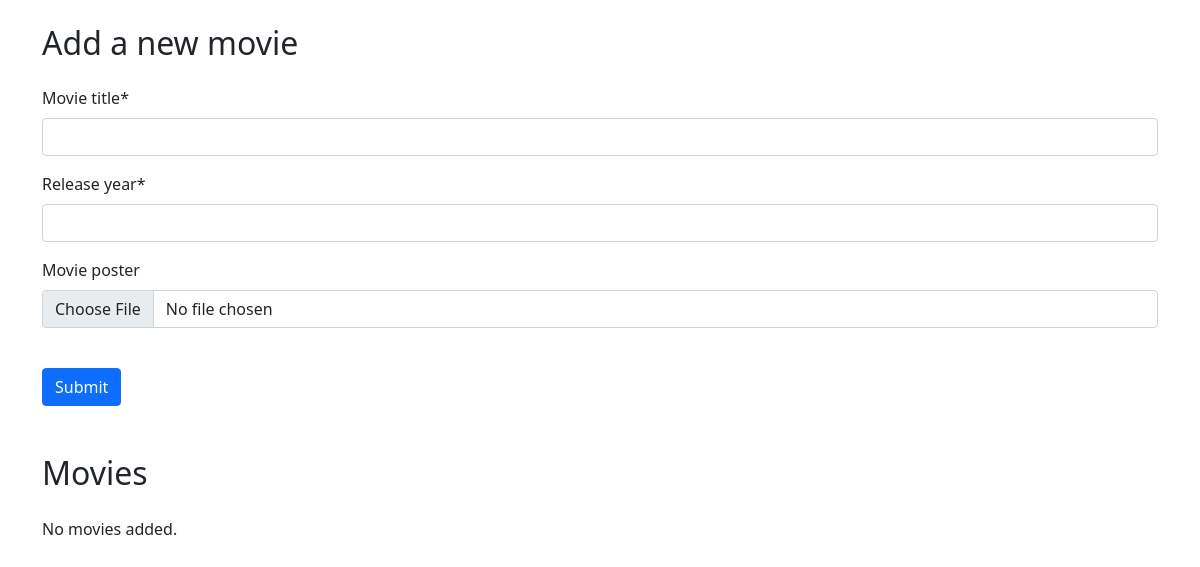
The app's page /, older data.
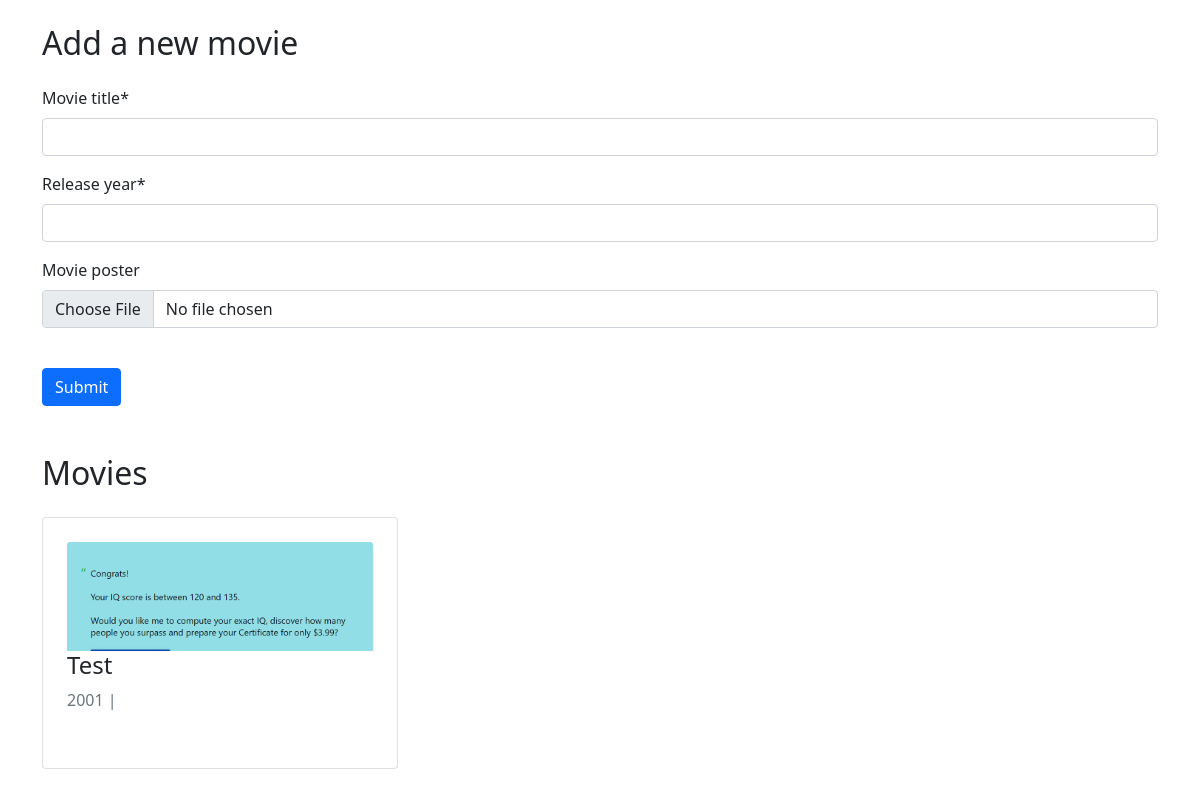
The same page, newer data.
### form_app/models.py (models this page shows, shortened)
class Movie(models.Model):
    movie_title = models.CharField(max_length=150)
    release_year = models.IntegerField()
    movie_poster = models.ImageField(upload_to = 'images/', null=True, blank=True)

### form_app/views.py (the view, shortened to what this page needs)
# urls.py: path('', views.index, name='index'),
def index(request):
    movie_form = MovieForm()
    movies = Movie.objects.all()
    return render(
                    request=request,
                    template_name='form_app/index.html',
                    context={
                        'movie_form': movie_form,
                        'movies': movies
                        })

### form_app/forms.py
class MovieForm(forms.ModelForm):
    class Meta:
        model = Movie
        fields = ('movie_title', 'release_year', 'movie_poster') #'__all__'

### form_app/templates/form_app/index.html (shortened to what this page needs)
<!DOCTYPE html>
<html>
  <head>
    <link href="https://cdn.jsdelivr.net/npm/bootstrap@5.0.2/dist/css/bootstrap.min.css" rel="stylesheet">
    </head>
    <body>
      {% load crispy_forms_tags %}
        <div class="container">
          <h2 class="my-4">Add a new movie</h2>
          <form method="post" enctype="multipart/form-data">
                {{movie_form|crispy}}
                <button class="btn btn-primary my-4" type="submit">Submit</button>
          </form>
          <h2 class="my-4">Movies</h2>
          <div class="row">
            {% for m in movies %}
            <div class="col-lg-4 col-md-6 col-sm-12 pb-4">
              <div class="card h-100 p-4">
                <img src="{{ m.movie_poster.url }}" class="card-img-top" alt="{{ m.movie_title}}">
                <h4>{{m.movie_title}}</h4>
                <p class="text-muted">{{m.release_year}} | {{m.director}}</p>
              </div>
            </div>
            {% empty %}
            <p>No movies added.</p>
            {% endfor %}
          </div>
        </div>
    </body>
</html>

Row changes from the older to the newer data that the page shows:
added Movie: movie_poster (picture), movie_title "Test", release_year "2001"
Text that changed along with them:
text no longer shown: "No movies added."
